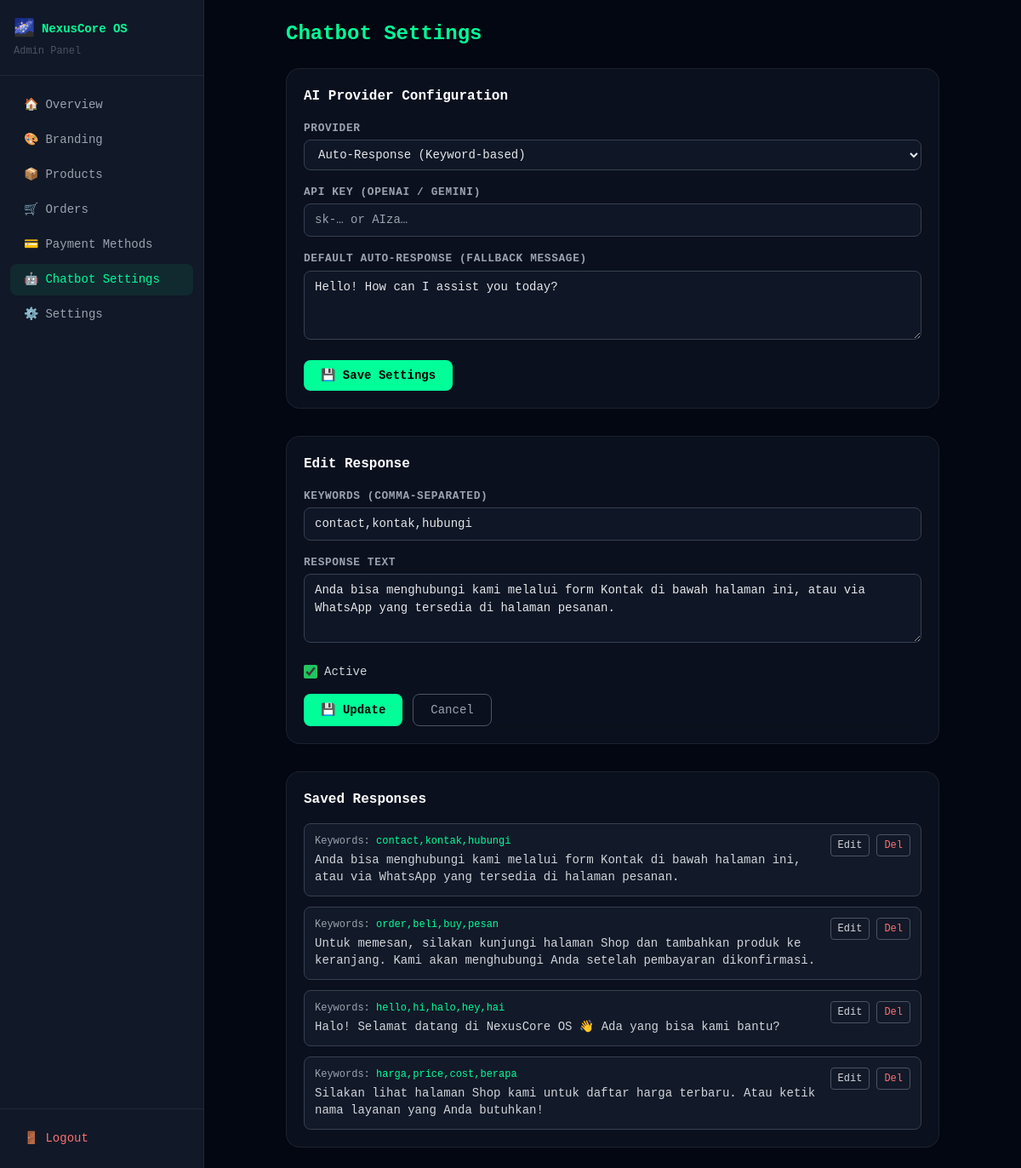
The app's page /modules/admin/chatbot.php?edit_resp=4 (signed in) with its own data.
### tables this page shows
CREATE TABLE IF NOT EXISTS `chatbot_responses` (
    `id`           INT UNSIGNED NOT NULL AUTO_INCREMENT,
    `keywords`     TEXT NOT NULL DEFAULT '',
    `response_text` TEXT NOT NULL DEFAULT '',
    `is_active`    TINYINT(1) NOT NULL DEFAULT 1,
    PRIMARY KEY (`id`)
);

### config.php (called while the page is built, shortened)
<?php
$db = new mysqli(DB_HOST, DB_USER, DB_PASS, DB_NAME);
if ($db) {
    $db->set_charset('utf8mb4');
}
function getSetting(string $key, string $default = ''): string
{
    global $db, $_nexus_settings_cache;
    if (!isset($_nexus_settings_cache)) {
        $_nexus_settings_cache = [];
        if ($db) {
            $res = $db->query('SELECT setting_key, setting_value FROM settings');
            if ($res) {
                while ($row = $res->fetch_assoc()) {
                    $_nexus_settings_cache[$row['setting_key']] = $row['setting_value'];
                }
            }
        }
    }
    return $_nexus_settings_cache[$key] ?? $default;
}
if ($db) {
    define('SHOP_ENABLED',    getSetting('shop_enabled',    '1') === '1');
} else {
    define('SHOP_ENABLED',    false);
    define('CHATBOT_ENABLED', false);
}
function h(string $str): string
{
    return htmlspecialchars($str, ENT_QUOTES | ENT_SUBSTITUTE, 'UTF-8');
}

### modules/admin/chatbot.php (the view, shortened to what this page needs)
<?php
require_once __DIR__ . '/../../config.php';
$editing = null;
if (isset($_GET['edit_resp'])) {
    $id   = (int)$_GET['edit_resp'];
    $stmt = $db->prepare('SELECT * FROM chatbot_responses WHERE id = ?');
    $stmt->bind_param('i', $id);
    $stmt->execute();
    $editing = $stmt->get_result()->fetch_assoc();
}
$responses = [];
if ($db) {
    $res = $db->query('SELECT * FROM chatbot_responses ORDER BY id DESC');
    if ($res) {
        while ($row = $res->fetch_assoc()) $responses[] = $row;
    }
}
$provider       = h(getSetting('chatbot_provider', 'auto'));
$apiKey         = h(getSetting('chatbot_api_key', ''));
$autoScript     = h(getSetting('chatbot_auto_script', ''));
?>
<!DOCTYPE html>
<html lang="en">
<head>
    <script src="https://cdn.tailwindcss.com"></script>
    <link rel="stylesheet" href="/assets/css/style.css">
</head>
<body class="bg-gray-950 text-gray-100 font-mono">
<div class="flex min-h-screen">
    <?php include __DIR__ . '/partials/sidebar.php'; ?>
    <main class="flex-1 p-6 overflow-y-auto">
        <div class="max-w-3xl mx-auto">
            <h1 class="text-2xl font-extrabold mb-6" style="color: var(--neon)">Chatbot Settings</h1>
            <div class="glass-card p-5 mb-8">
                <h2 class="font-bold text-white mb-4">AI Provider Configuration</h2>
                <form method="POST" action="<?= h($_SERVER['PHP_SELF']) ?>" class="space-y-4">
                    <div>
                        <label class="form-label">Provider</label>
                        <select name="chatbot_provider" class="form-input">
                            <option value="auto"   <?= $provider === 'auto'   ? 'selected' : '' ?>>Auto-Response (Keyword-based)</option>
                        </select>
                    </div>
                    <div>
                        <label class="form-label">API Key (OpenAI / Gemini)</label>
                        <input type="password" name="chatbot_api_key" class="form-input"
                               value="<?= $apiKey ?>" placeholder="sk-… or AIza…" autocomplete="off">
                    </div>
                    <div>
                        <label class="form-label">Default Auto-Response (fallback message)</label>
                        <textarea name="chatbot_auto_script" rows="3" class="form-input"><?= $autoScript ?></textarea>
                    </div>
                    <button type="submit" name="save_settings" class="btn-neon px-5 py-2 rounded-lg text-sm font-bold">
                        💾 Save Settings
                    </button>
                </form>
            </div>
            <div class="glass-card p-5 mb-8">
                <h2 class="font-bold text-white mb-4"><?= $editing ? 'Edit Response' : 'Add Keyword Response' ?></h2>
                <form method="POST" action="<?= h($_SERVER['PHP_SELF']) ?>" class="space-y-4">
                    <div>
                        <label class="form-label">Keywords (comma-separated)</label>
                        <input type="text" name="keywords" class="form-input"
                               placeholder="hello, hi, halo"
                               value="<?= $editing ? h($editing['keywords']) : '' ?>" required>
                    </div>
                    <div>
                        <label class="form-label">Response Text</label>
                        <textarea name="response_text" rows="3" class="form-input" required><?= $editing ? h($editing['response_text']) : '' ?></textarea>
                    </div>
                    <div class="flex items-center gap-2">
                        <input type="checkbox" id="resp_active" name="is_active"
                               class="accent-green-500 h-4 w-4"
                               <?= (!$editing || $editing['is_active']) ? 'checked' : '' ?>>
                        <label for="resp_active" class="text-sm text-gray-300">Active</label>
                    </div>
                    <div class="flex gap-3">
                        <button type="submit" name="save_response" class="btn-neon px-5 py-2 rounded-lg text-sm font-bold">
                            💾 <?= $editing ? 'Update' : 'Add' ?>
                        </button>
                        <?php if ($editing): ?>
                        <a href="<?= h($_SERVER['PHP_SELF']) ?>"
                           class="px-5 py-2 rounded-lg text-sm border border-gray-600 text-gray-400 hover:border-gray-400 transition-colors">Cancel</a>
                        <?php endif; ?>
                    </div>
                </form>
            </div>
            <div class="glass-card p-5">
                <h2 class="font-bold text-white mb-4">Saved Responses</h2>
                <?php if (empty($responses)): ?>
                <p class="text-gray-500 text-sm">No responses yet.</p>
                <?php else: ?>
                <div class="space-y-3">
                    <?php foreach ($responses as $r): ?>
                    <div class="flex items-start justify-between gap-4 p-3 rounded-lg bg-gray-800/40 border border-gray-700">
                        <div class="flex-1 min-w-0">
                            <p class="text-xs text-gray-400 mb-1">
                                Keywords: <span style="color: var(--neon)"><?= h($r['keywords']) ?></span>
                            </p>
                            <p class="text-sm text-gray-300 line-clamp-2"><?= h($r['response_text']) ?></p>
                        </div>
                        <div class="flex gap-2 text-xs shrink-0">
                            <a href="?edit_resp=<?= (int)$r['id'] ?>"
                               class="px-2 py-1 rounded border border-gray-600 text-gray-300 hover:border-green-500 hover:text-green-400 transition-colors">Edit</a>
                            <form method="POST" onsubmit="return confirm('Delete?');" class="inline">
                                <button type="submit" name="delete_response"
                                        class="px-2 py-1 rounded border border-gray-600 text-red-400 hover:border-red-400 transition-colors">Del</button>
                            </form>
                        </div>
                    </div>
                    <?php endforeach; ?>
                </div>
                <?php endif; ?>
            </div>
        </div>
    </main>
</div>
</body>
</html>

### assets/css/style.css (style rules this page uses)
*, *::before, *::after { box-sizing: border-box; }
html { scroll-behavior: smooth; }
body { background-color: #030712; color: #e5e7eb; font-family: 'Courier New', Courier, monospace; }
.glass-card { background: rgba(17, 24, 39, 0.6); backdrop-filter: blur(12px); -webkit-backdrop-filter: blur(12px); border: 1px solid rgba(255, 255, 255, 0.07); border-radius: 1rem; }
.btn-neon { background-color: var(--neon, #00ff99); color: #000; font-weight: 700; border: none; cursor: pointer; transition: opacity 0.2s, box-shadow 0.2s; }
.form-input { width: 100%; background: rgba(17, 24, 39, 0.8); border: 1px solid #374151; border-radius: 0.5rem; padding: 0.5rem 0.75rem; color: #e5e7eb; font-size: 0.875rem; transition: border-color 0.2s; outline: none; }
.form-label { display: block; font-size: 0.8rem; color: #9ca3af; margin-bottom: 0.25rem; font-weight: 600; text-transform: uppercase; letter-spacing: 0.05em; }

### records on screen
chatbot_responses: keywords "contact,kontak,hubungi", response_text "Anda bisa menghubungi kami melalui form Kontak di bawah halaman ini, atau via WhatsApp yang tersedia di halaman pesanan.", is_active "☑"
chatbot_responses: keywords "order,beli,buy,pesan", response_text "Untuk memesan, silakan kunjungi halaman Shop dan tambahkan produk ke keranjang. Kami akan menghubungi Anda setelah pembayaran dikonfirmasi."
chatbot_responses: keywords "hello,hi,halo,hey,hai", response_text "Halo! Selamat datang di NexusCore OS 👋 Ada yang bisa kami bantu?"
chatbot_responses: keywords "harga,price,cost,berapa", response_text "Silakan lihat halaman Shop kami untuk daftar harga terbaru. Atau ketik nama layanan yang Anda butuhkan!"

### other values on screen
$siteName "NexusCore OS"
$item['icon'] "🏠"
$item['label'] "Overview"
$item['icon'] "🎨"
$item['label'] "Branding"
$item['icon'] "📦"
$item['label'] "Products"
$item['icon'] "🛒"
$item['label'] "Orders"
$item['icon'] "💳"
$item['label'] "Payment Methods"
$item['icon'] "🤖"
$item['label'] "Chatbot Settings"
$item['icon'] "⚙️"
$item['label'] "Settings"
